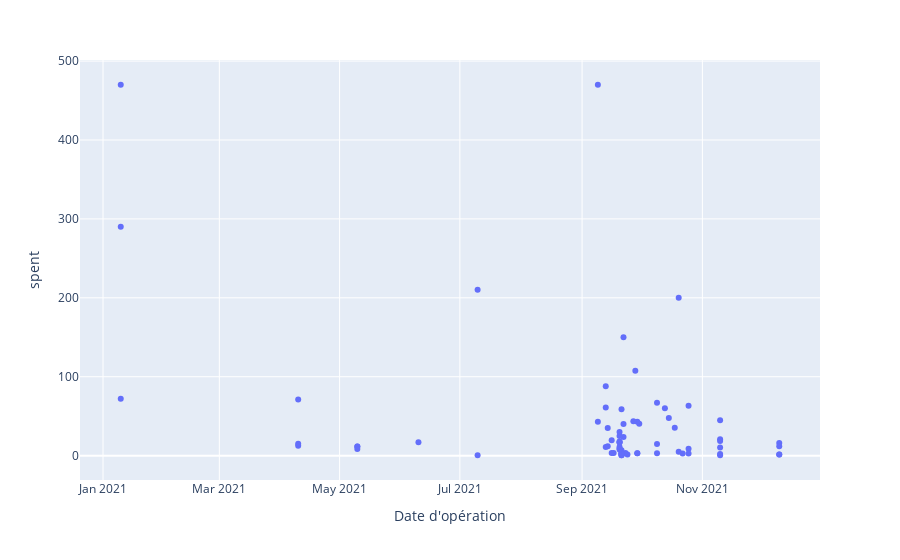

This figure's notebook cell:
### Code cell
# pd.to_datetime(data["Date d'opération"])
px.scatter(debit, x="Date d'opération", y="spent")
